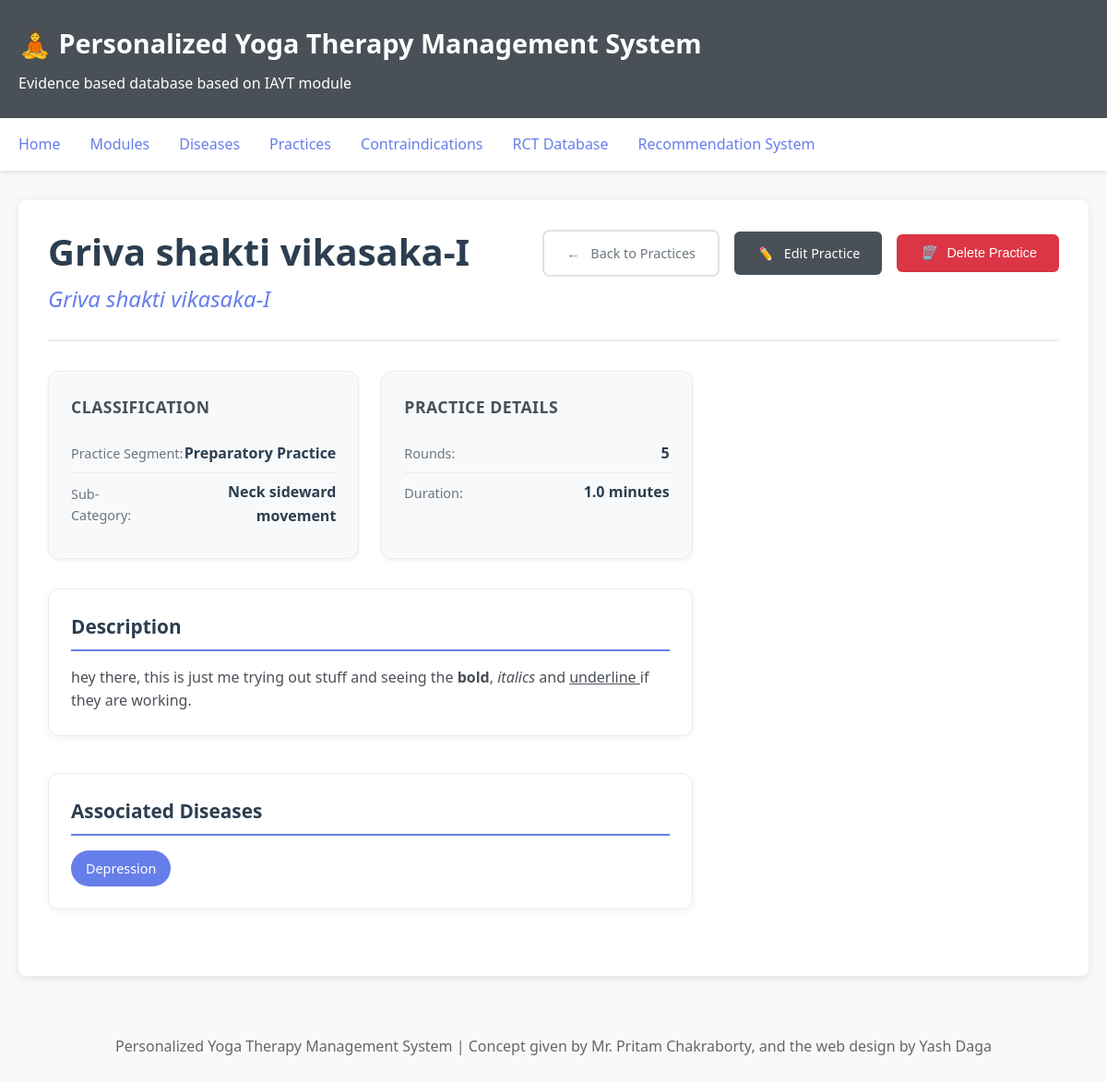
The app's page /practice/1 with its own data.
### database/models.py (models this page shows, shortened)
class Practice(Base):
    __tablename__ = 'practices'
    id = Column(Integer, primary_key=True)
    practice_sanskrit = Column(String(200))
    practice_english = Column(String(200), nullable=False)
    practice_segment = Column(String(50), nullable=False)  # Preparatory Practice, Breathing Practice, etc. (now called "Category")
    sub_category = Column(String(100))  # Subcategory within the segment
    kosha = Column(String(50))  # Annamaya Kosha, Pranamaya Kosha, Manomaya Kosha, Vijnanamaya Kosha, Anandamaya Kosha
    rounds = Column(Integer)
    time_minutes = Column(Float)
    strokes_per_min = Column(Integer)
    strokes_per_cycle = Column(Integer)
    rest_between_cycles_sec = Column(Integer)
    variations = Column(Text)  # JSON string for variations list (now includes referred_in field)
    steps = Column(Text)  # JSON string for steps list
    description = Column(Text)
    how_to_do = Column(Text)  # How to do this practice
    cvr_score = Column(Float)  # Capacity-Variability-Responsiveness score
    photo_path = Column(String(500))  # Path to uploaded photo
    video_path = Column(String(500))  # Path to uploaded video
    citation_id = Column(Integer, ForeignKey('citations.id'))
    citation = relationship('Citation', back_populates='practices')
    module_id = Column(Integer, ForeignKey('modules.id'), nullable=True)
    module = relationship('Module', back_populates='practices')
    diseases = relationship(
        'Disease',
        secondary=disease_practice_association,
        back_populates='practices'
    )
    rct_count = Column(Integer, default=0)  # Number of RCTs supporting this practice category for each disease

class Disease(Base):
    __tablename__ = 'diseases'
    id = Column(Integer, primary_key=True)
    name = Column(String(200), unique=True, nullable=False)
    description = Column(Text)
    practices = relationship(
        'Practice',
        secondary=disease_practice_association,
        back_populates='diseases'
    )
    contraindications = relationship(
        'Contraindication',
        secondary=disease_contraindication_association,
        back_populates='diseases'
    )

### web/app.py (the view)
@app.route('/practice/<int:practice_id>')
def view_practice(practice_id):
    session = get_db_session()
    try:
        practice = session.query(Practice).get(practice_id)
        if not practice:
            flash('Practice not found', 'error')
            return redirect(url_for('list_practices'))
        _ = practice.diseases
        _ = practice.citation
        return render_template('view_practice.html', practice=practice)
    finally:
        session.close()

### database/models.py (called while the page is built)
def get_session(db_path='sqlite:///yoga_therapy.db'):
    engine = create_engine(db_path, echo=False)
    Session = sessionmaker(bind=engine)
    return Session()

### web/app.py (called while the page is built)
def get_db_session():
    return get_session(DB_PATH)

### web/templates/view_practice.html (shortened to what this page needs)
{% extends "base.html" %}
{% block content %}
<div class="practice-header">
    <div class="practice-title-section">
        {% if practice.practice_sanskrit %}
        <h1 class="practice-title">{{ practice.practice_sanskrit }}</h1>
        <h2 class="practice-english">{{ practice.practice_english }}</h2>
        {% else %}
        <h1 class="practice-title">{{ practice.practice_english }}</h1>
        {% endif %}
    </div>
    <div class="practice-actions">
        <a href="/practices" class="btn btn-outline">
            <i class="icon">←</i> Back to Practices
        </a>
        <a href="/practice/{{ practice.id }}/edit" class="btn btn-primary">
            <i class="icon">✏️</i> Edit Practice
        </a>
        <form method="POST" action="/practice/{{ practice.id }}/delete" style="display: inline;"
              onsubmit="return confirm('Are you sure you want to delete {{ practice.practice_english }}?')">
            <button type="submit" class="btn" style="background: #dc3545; color: white;">
                <i class="icon">🗑️</i> Delete Practice
            </button>
        </form>
    </div>
</div>
<div class="practice-content">
    <div class="practice-main">
        <div class="practice-info-grid">
            <div class="info-card">
                <h3>Classification</h3>
                <div class="info-item">
                    <span class="label">Practice Segment:</span>
                    <span class="value">{{ practice.practice_segment }}</span>
                </div>
                {% if practice.sub_category %}
                <div class="info-item">
                    <span class="label">Sub-Category:</span>
                    <span class="value">{{ practice.sub_category }}</span>
                </div>
                {% endif %}
            </div>
            <div class="info-card">
                <h3>Practice Details</h3>
                {% if practice.rounds %}
                <div class="info-item">
                    <span class="label">Rounds:</span>
                    <span class="value">{{ practice.rounds }}</span>
                </div>
                {% endif %}
                {% if practice.time_minutes %}
                <div class="info-item">
                    <span class="label">Duration:</span>
                    <span class="value">{{ practice.time_minutes }} minutes</span>
                </div>
                {% endif %}
            </div>
        </div>
        {% if practice.description %}
        <div class="content-section">
            <h3>Description</h3>
            <div class="content-text">{{ practice.description|safe }}</div>
        </div>
        {% endif %}
        <div class="content-section">
            <h3>Associated Diseases</h3>
            <div class="disease-tags">
                {% for disease in practice.diseases %}
                <span class="disease-tag">{{ disease.name }}</span>
                {% endfor %}
            </div>
        </div>
    </div>
</div>
{% endblock %}

### web/templates/base.html (style rules this page uses)
* { margin: 0; padding: 0; box-sizing: border-box; }
body { font-family: 'Segoe UI', Tahoma, Geneva, Verdana, sans-serif; line-height: 1.6; color: #2c3e50; background-color: #f8f9fa; }
.btn { display: inline-block; padding: 0.75rem 1.5rem; background: #495057; color: white; text-decoration: none; border-radius: 6px; border: none; cursor: pointer; font-size: 0.9rem; font-weight: 500; transition: background 0.3s ease; }

### web/templates/view_practice.html (style rules this page uses)
.practice-header { display: flex; justify-content: space-between; align-items: flex-start; margin-bottom: 2rem; padding-bottom: 1.5rem; border-bottom: 2px solid #e9ecef; }
.practice-title-section { flex: 1; }
.practice-title { font-size: 2.5rem; font-weight: 700; color: #2c3e50; margin: 0 0 0.5rem 0; line-height: 1.2; }
.practice-english { font-size: 1.5rem; font-weight: 500; color: #667eea; margin: 0; font-style: italic; }
.practice-actions { display: flex; gap: 1rem; align-items: center; }
.btn-outline { background: transparent; color: #6c757d; border: 2px solid #dee2e6; padding: 0.75rem 1.5rem; text-decoration: none; border-radius: 8px; font-weight: 500; transition: all 0.3s ease; }
.btn-primary { background: #495057; color: white; border: none; padding: 0.75rem 1.5rem; text-decoration: none; border-radius: 6px; font-weight: 500; transition: background 0.3s ease; }
.practice-content { display: grid; grid-template-columns: 2fr 1fr; gap: 3rem; margin-top: 2rem; }
.practice-main { min-width: 0; }
.practice-info-grid { display: grid; grid-template-columns: 1fr 1fr; gap: 1.5rem; margin-bottom: 2rem; }
.info-card { background: #f8f9fa; border: 1px solid #e9ecef; border-radius: 12px; padding: 1.5rem; box-shadow: 0 2px 4px rgba(0,0,0,0.05); }
.info-card h3 { margin: 0 0 1rem 0; font-size: 1.1rem; font-weight: 600; color: #495057; text-transform: uppercase; letter-spacing: 0.5px; }
.info-item { display: flex; justify-content: space-between; align-items: center; padding: 0.5rem 0; border-bottom: 1px solid #e9ecef; }
.info-item:last-child { border-bottom: none; }
.label { font-weight: 500; color: #6c757d; font-size: 0.9rem; }
.value { font-weight: 600; color: #2c3e50; text-align: right; }
.content-section { margin-bottom: 2.5rem; padding: 1.5rem; background: white; border: 1px solid #e9ecef; border-radius: 12px; box-shadow: 0 2px 8px rgba(0,0,0,0.05); }
.content-section h3 { margin: 0 0 1rem 0; font-size: 1.3rem; font-weight: 600; color: #2c3e50; border-bottom: 2px solid #667eea; padding-bottom: 0.5rem; }
.content-text { color: #495057; line-height: 1.6; margin: 0; font-size: 1rem; }
.disease-tags { display: flex; flex-wrap: wrap; gap: 0.5rem; margin-top: 1rem; }
.disease-tag { background: #667eea; color: white; padding: 0.5rem 1rem; border-radius: 20px; font-size: 0.9rem; font-weight: 500; }
.icon { margin-right: 0.5rem; }

### records on screen
Practice: practice_sanskrit "Griva shakti vikasaka-I", practice_english "Griva shakti vikasaka-I", practice_segment "Preparatory Practice", sub_category "Neck sideward movement", rounds "5", time_minutes "1.0", description "hey there, this is just me trying out stuff and seeing the bold , italics and underline if they are working."
Disease: name "Depression"
